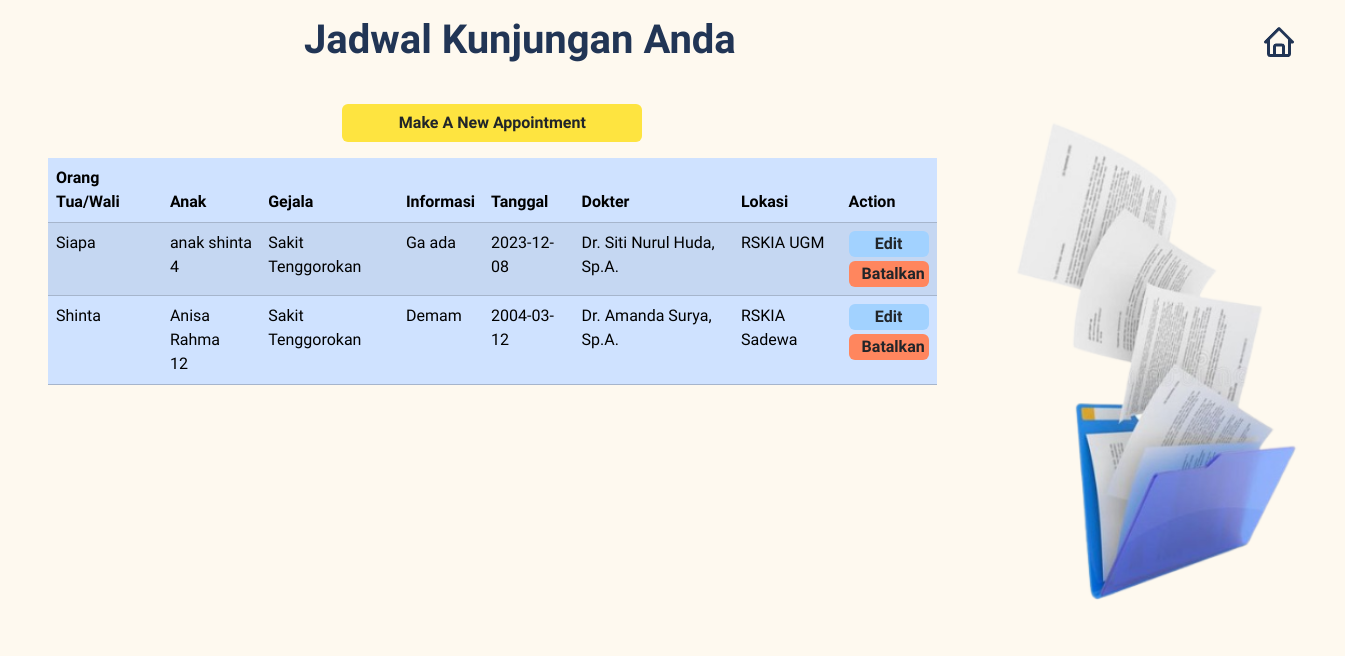
Page /appoinment.php (signed in) on the committed database.
### tables this page shows
CREATE TABLE `kunjungan` (
  `parent_name` varchar(30) NOT NULL,
  `children_name` varchar(30) NOT NULL,
  `troubling_symptoms` varchar(30) NOT NULL,
  `addictional_information` text NOT NULL,
  `children_age` int(3) NOT NULL,
  `visit_date` date NOT NULL,
  `status` int(11) NOT NULL,
  `pasienID` int(11) NOT NULL,
  `dokterID` int(11) NOT NULL,
  `kunjunganID` int(11) NOT NULL
);

CREATE TABLE `dokter` (
  `foto` text NOT NULL,
  `nama` varchar(30) NOT NULL,
  `kualifikasi` text NOT NULL,
  `biaya` varchar(20) NOT NULL,
  `dokterID` int(11) NOT NULL,
  `lokasi` varchar(30) NOT NULL
);

### appoinment.php (the view, shortened to what this page needs)
<?php
$id =  $_SESSION["pasienID"];
?>
<!doctype html>
<html lang="en">
<head>
  <link href="https://cdn.jsdelivr.net/npm/bootstrap@5.3.2/dist/css/bootstrap.min.css" rel="stylesheet">
</head>
<body style="background-color : #FEF9EF; color : #213555">
  <ul class="nav justify-content-between bg-transparent mt-3 mb-3" style="margin-left: 19rem; margin-right: 2rem;">
    <li class="nav-item">
      <h1 class="fs-1 fw-bold">Jadwal Kunjungan Anda</h1>
    </li>
    <li class="nav-item">
      <a class="nav-link fs-5" style="color : #213555;" href="home.php"><button class="navbar-toggler border border-0" type="button" data-bs-toggle="offcanvas" data-bs-target="#offcanvasNavbar" aria-controls="offcanvasNavbar" aria-label="Toggle navigation">
          <img />
        </button></a>
    </li>
  </ul>
  <div class=" row ">
    <div class="col-8 m-5 mt-3">
      <center>
        <a href="make_appoinment.php">
          <button class="btn px-4 fw-semibold fs-6 mb-3" style="background-color : #FEE440; width: 300px;" type="submit" value="Logout">Make A New Appointment</button>
        </a>
      </center>
      <table class="table table-striped table-primary">
        <thead>
          <tr>
            <th scope="col">Orang Tua/Wali</th>
            <th scope="col">Anak</th>
            <th scope="col">Gejala</th>
            <th scope="col">Informasi</th>
            <th scope="col">Tanggal</th>
            <th scope="col">Dokter</th>
            <th scope="col">Lokasi</th>
            <th scope="col">Action</th>
          </tr>
        </thead>
        <?php
        include 'connect_pemweb.php';
        $query = mysqli_query($connect, "SELECT k.parent_name, k.children_name, k.troubling_symptoms, k.addictional_information, k.children_age, k.visit_date, k.kunjunganID, d.nama, d.lokasi FROM kunjungan k
                                   INNER JOIN dokter d ON k.dokterID = d.dokterID WHERE k.pasienID = $id AND k.status = 0");
        while ($data = mysqli_fetch_array($query)) {
        ?>
          <tr>
            <td><?php echo $data['parent_name']; ?></td>
            <td><?php echo $data['children_name']; ?> <br> <?php echo $data['children_age']; ?> </td>
            <td><?php echo $data['troubling_symptoms']; ?></td>
            <td><?php echo $data['addictional_information']; ?></td>
            <td><?php echo $data['visit_date']; ?> </td>
            <td><?php echo $data['nama']; ?></td>
            <td><?php echo $data['lokasi']; ?></td>
            <td style="color: #465771;"><a href="edit_page.php?kunjunganID=<?php echo $data['kunjunganID']; ?>"> <button class="btn py-0 fw-semibold text-center" style="background-color : #A2D2FF; font-size: 16px; width: 80px;"> Edit</button></a>
              <br> <button class="btn mt-1 py-0 fw-semibold text-center" style="background-color : #FF865E; font-size: 16px; width: 80px;" data-bs-toggle="modal" data-bs-target="#exampleBatal"> Batalkan </button>
          </tr>
        <?php
        }
        ?>
      </table>
    </div>
    <div class="col-1">
      <img src="data_kunjungan1.png" alt="" height="540px">
    </div>
  </div>
</body>
</html>

### appoinment.php (style rules this page uses)
body { font-family: 'Catamaran'; color: #213555; }

### rows in the picture
kunjungan: parent_name "Siapa", children_name "anak shinta", children_age "4", troubling_symptoms "Sakit Tenggorokan", addictional_information "Ga ada", visit_date "2023-12-08", dokterID.nama "Dr. Siti Nurul Huda, Sp.A.", dokterID.lokasi "RSKIA UGM"
kunjungan: parent_name "Shinta", children_name "Anisa Rahma", children_age "12", troubling_symptoms "Sakit Tenggorokan", addictional_information "Demam", visit_date "2004-03-12", dokterID.nama "Dr. Amanda Surya, Sp.A.", dokterID.lokasi "RSKIA Sadewa"
